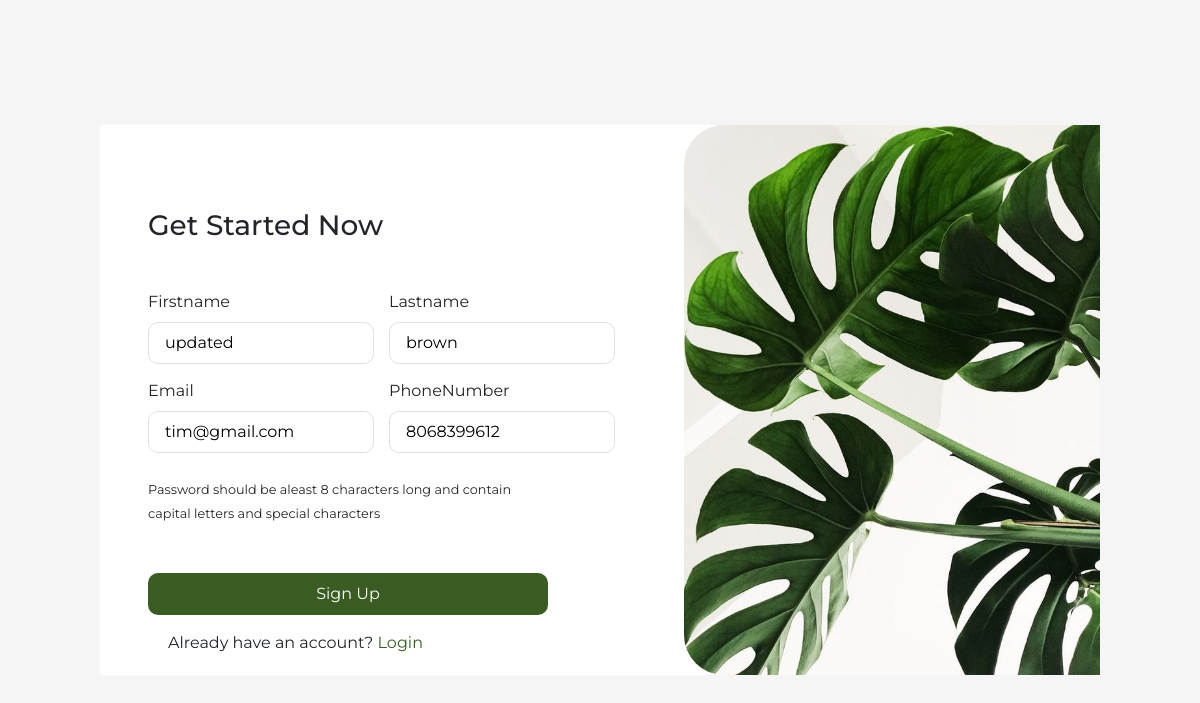
The page /update_profile/11/ on the database its author committed.
### base/models.py (models this page shows)
class User(AbstractUser):
    username = models.CharField(max_length=150, unique=True)
    firstname = models.CharField(max_length = 200, default="")
    lastname = models.CharField(max_length = 200, default="")
    phoneNumber = models.IntegerField(default = 0)
    email = models.EmailField(unique=True, null=True)
    avatar = models.ImageField(null = True, default="avatar.svg")
    objects = CustomUserManager()
    USERNAME_FIELD = 'email'
    REQUIRED_FIELDS = ['username']

### base/views.py (the view, shortened to what this page needs)
# urls.py: path("update_profile/<str:pk>/", views.user_update_profile, name="update_profile"),
def user_update_profile (request, pk):
    user = User.objects.get(id = pk)
    form = UserUpdateForm(instance=user)
    message = ""
    context = { "form": form, "user": user }
    return render(request, "base/login_register.html", context)

### base/form.py
class UserUpdateForm(ModelForm):
    class Meta:
        model = User
        fields = ["firstname", "lastname", "email", "phoneNumber"]

### base/templates/base/login_register.html (shortened to what this page needs)
{% extends "main.html"%}
{% load static %}
{% block content %}
    <div class="container">
        <div class="sub-container d-flex mx-auto rounded bg-white">
            <div class="left-container d-flex flex-column justify-content-center px-3 w-100 px-md-5 w-md-auto">
                {% if page == "login" %}
                    <h3 class="my-5">Welcome back!</h3>
                    <form action="" method="POST">
                        {% csrf_token %}
                        <div class="d-flex flex-column my-4">
                            <label for="">Email address</label>
                            <input type="email" name="email" placeholder="tim@gmail.com">
                        </div>
                        <div class="d-flex flex-column my-4">
                            <label for="">Password</label>
                            <input type="password" name="password" placeholder="tim@123">
                        </div>
                        <button class="btn text-white w-100 py-2" type="submit">Sign In</button>
                        <div class="d-flex text-center my-3">Don't have an account? &nbsp;
                            <a href="{% url 'register' %}" >Register</a>
                        </div>
                    </form>
                {% else %}
                    {% if not request.user.is_authenticated %}
                        <h3 class="my-5">Get Started Now</h3>
                    {% endif %}
                    <form action="" method="POST">
                        <div class="sign_up_container">
                            {% for field in form %}
                                <div class="d-flex flex-column">
                                    <label for="">{{field.label}}</label>
                                    {{field}}
                                </div>
                            {% endfor %}
                        </div>
                        {% if not request.user.is_authenticated %}
                            <div class="py-4">
                                <small>Password should be aleast 8 characters long and contain capital letters and special characters</small>
                            </div>
                        {% endif %}
                        {% if not request.user.is_authenticated %}
                        <button class="btn text-white w-100 py-2 mb-3 mt-4" type="submit">Sign Up</button>
                        <div class="form-check text-start">
                            <div>Already have an account? <a href="{% url 'login' %}">Login</a></div>
                        </div>
                        {%else%}
                            <button class="btn text-white w-100 py-2 mt-5" type="submit">Update Profile</button>
                        {% endif %}
                    </form>
                {% endif %}
            </div>
            <div class="right-container plant_img_container d-none d-md-block">
               <img src="{% static 'plant.jpeg' %}">
            </div>
        </div>
    </div>
{% endblock %}

### templates/main.html (style rules this page uses)
body { width: 100%; min-height: 100vh; display: flex; flex-direction: column; justify-content: center; align-items: center; font-family: 'Montserrat', sans-serif; background-color: #F5F5F5; }
.btn { background-color: #5c9e2d; }

### base/templates/base/login_register.html (style rules this page uses)
.sub-container { width: 1000px; max-width: 100%; }
.sub-container .left-container, .right-container { width: 50%; }
form { width: 400px; max-width: 100%; }
form input { padding: 0.5em 1em; border-radius: 10px; border: 1px solid #e0e0e0; }
form a { color: #3A5B22; }
form .btn { border-radius: 10px; background: #3A5B22; }
.container .plant_img_container { width: 100%; height: 550px; padding-left: 80px; }
.container .plant_img_container img { width: 100%; height: 100%; border-top-left-radius: 40px; border-bottom-left-radius: 40px; }
.sign_up_container { display: grid; gap: 15px; grid-template-columns: repeat(2, 1fr) }

### rows shown on the page
User: form "updated" "brown" "tim@gmail.com" "8068399612"

### other values the page prints
{{ field.label }} "Firstname" "Lastname" "Email" "PhoneNumber"
